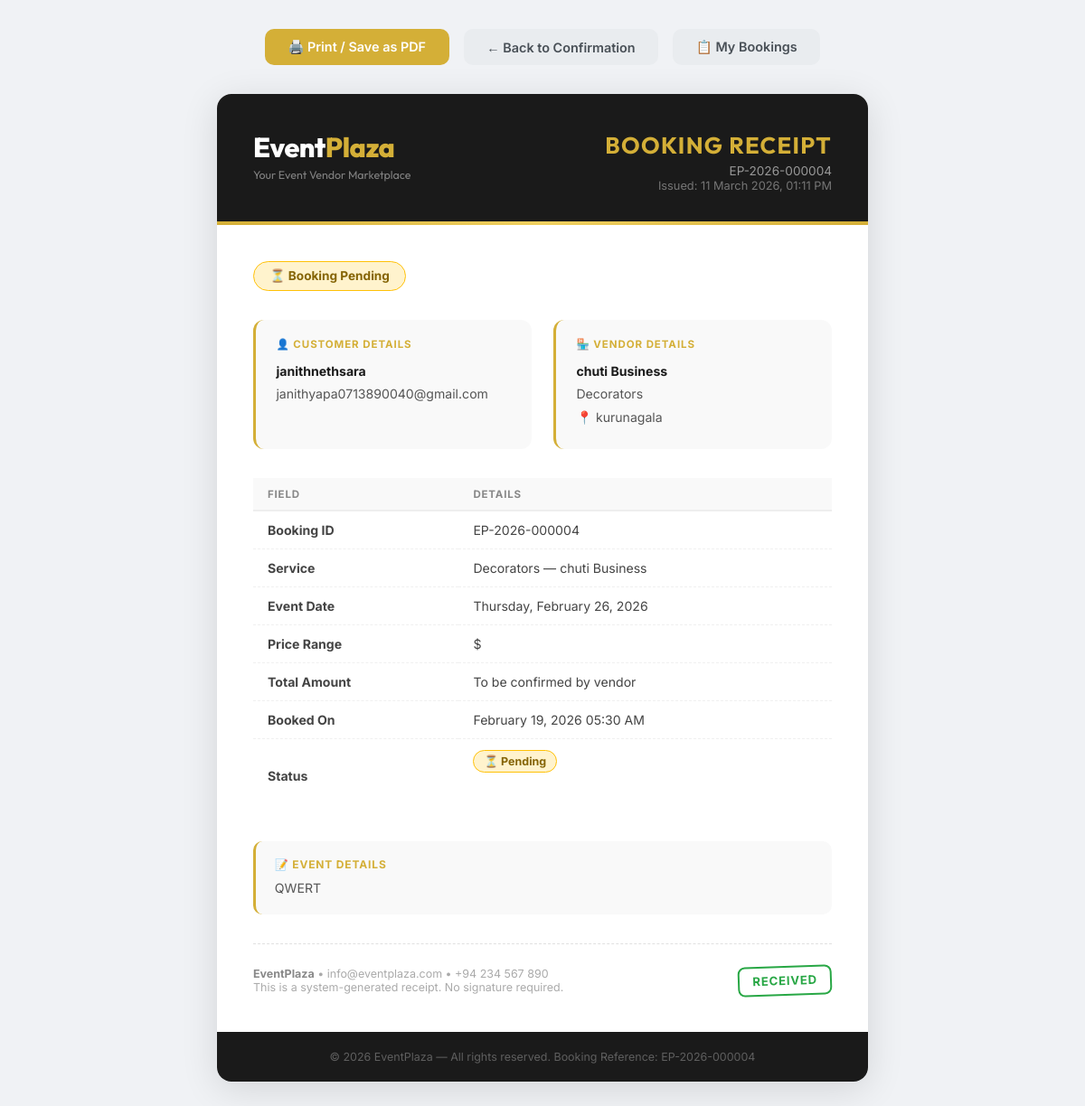
/receipt.php?booking_id=4 (signed in), run on the app's committed database.
### tables this page shows
CREATE TABLE `bookings` (
  `id` int(11) NOT NULL,
  `customer_id` int(11) NOT NULL,
  `vendor_id` int(11) NOT NULL,
  `event_date` date NOT NULL,
  `event_details` text DEFAULT NULL,
  `status` enum('pending','confirmed','completed','cancelled') DEFAULT 'pending',
  `total_price` decimal(10,2) DEFAULT NULL,
  `created_at` timestamp NOT NULL DEFAULT current_timestamp()
);

CREATE TABLE `users` (
  `id` int(11) NOT NULL,
  `username` varchar(50) NOT NULL,
  `email` varchar(100) NOT NULL,
  `password` varchar(255) NOT NULL,
  `role` enum('admin','vendor','customer') NOT NULL,
  `created_at` timestamp NOT NULL DEFAULT current_timestamp()
);

CREATE TABLE `vendors` (
  `id` int(11) NOT NULL,
  `user_id` int(11) NOT NULL,
  `category_id` int(11) NOT NULL,
  `business_name` varchar(100) NOT NULL,
  `description` text DEFAULT NULL,
  `price_range` varchar(50) DEFAULT NULL,
  `location` varchar(100) DEFAULT NULL,
  `profile_image` varchar(255) DEFAULT NULL,
  `is_verified` tinyint(1) DEFAULT 0,
  `availability_calendar` text DEFAULT NULL,
  `created_at` timestamp NOT NULL DEFAULT current_timestamp(),
  `phone` varchar(30) DEFAULT NULL,
  `website` varchar(255) DEFAULT NULL,
  `facebook` varchar(255) DEFAULT NULL,
  `instagram` varchar(255) DEFAULT NULL,
  `whatsapp` varchar(30) DEFAULT NULL,
  `years_exp` int(11) DEFAULT NULL,
  `events_done` int(11) DEFAULT NULL
);

CREATE TABLE `categories` (
  `id` int(11) NOT NULL,
  `name` varchar(100) NOT NULL,
  `image` varchar(255) DEFAULT NULL,
  `description` text DEFAULT NULL
);

### receipt.php (the view, shortened to what this page needs)
<?php
include 'includes/db.php';
$booking_id  = (int)$_GET['booking_id'];
$customer_id = (int)$_SESSION['user_id'];
$stmt = $pdo->prepare("
    SELECT b.*,
           v.business_name, v.location, v.price_range,
           c.name AS category_name,
           u.username AS customer_name, u.email AS customer_email
    FROM   bookings b
    JOIN   vendors   v ON b.vendor_id  = v.id
    JOIN   categories c ON v.category_id = c.id
    JOIN   users     u ON b.customer_id = u.id
    WHERE  b.id = ?
    AND   (b.customer_id = ? OR ? = 1)
");
$stmt->execute([$booking_id, $customer_id, (int)isAdmin()]);
$b = $stmt->fetch();
$receipt_no = 'EP-' . date('Y') . '-' . str_pad($booking_id, 6, '0', STR_PAD_LEFT);
$issued_on  = date('d F Y, h:i A');
?>
<!DOCTYPE html>
<html lang="en">
<head>
</head>
<body>
<div class="print-controls">
    <button onclick="window.print()" class="btn-print">
        🖨️ Print / Save as PDF
    </button>
    <a href="booking_confirm.php?booking_id=<?= $booking_id ?>" class="btn-back">
        ← Back to Confirmation
    </a>
    <a href="user/dashboard.php" class="btn-back">
        📋 My Bookings
    </a>
</div>
<div class="receipt">
    <div class="rcpt-header">
        <div class="rcpt-logo">
            Event<span>Plaza</span>
            <p>Your Event Vendor Marketplace</p>
        </div>
        <div class="rcpt-title-col">
            <div class="rcpt-title">Booking Receipt</div>
            <div class="rcpt-no"><?= $receipt_no ?></div>
            <div class="rcpt-date">Issued: <?= $issued_on ?></div>
        </div>
    </div>
    <div class="rcpt-divider"></div>
    <div class="rcpt-body">
        <?php
        $status_class = 'status-' . $b['status'];
        $status_icons = ['pending'=>'⏳','confirmed'=>'✅','completed'=>'🎉','cancelled'=>'❌'];
        $status_icon  = $status_icons[$b['status']] ?? '📋';
        ?>
        <div class="rcpt-status <?= $status_class ?>">
            <?= $status_icon ?> Booking <?= ucfirst($b['status']) ?>
        </div>
        <div class="rcpt-info-grid">
            <div class="rcpt-info-box">
                <h4>👤 Customer Details</h4>
                <p><strong><?= htmlspecialchars($b['customer_name']) ?></strong></p>
                <p><?= htmlspecialchars($b['customer_email']) ?></p>
            </div>
            <div class="rcpt-info-box">
                <h4>🏪 Vendor Details</h4>
                <p><strong><?= htmlspecialchars($b['business_name']) ?></strong></p>
                <p><?= htmlspecialchars($b['category_name']) ?></p>
                <?php if($b['location']): ?>
                <p>📍 <?= htmlspecialchars($b['location']) ?></p>
                <?php endif; ?>
            </div>
        </div>
        <table class="rcpt-table">
            <thead>
                <tr>
                    <th>Field</th>
                    <th>Details</th>
                </tr>
            </thead>
            <tbody>
                <tr>
                    <td><strong>Booking ID</strong></td>
                    <td><?= $receipt_no ?></td>
                </tr>
                <tr>
                    <td><strong>Service</strong></td>
                    <td><?= htmlspecialchars($b['category_name']) ?> — <?= htmlspecialchars($b['business_name']) ?></td>
                </tr>
                <tr>
                    <td><strong>Event Date</strong></td>
                    <td><?= date('l, F j, Y', strtotime($b['event_date'])) ?></td>
                </tr>
                <tr>
                    <td><strong>Price Range</strong></td>
                    <td><?= htmlspecialchars($b['price_range'] ?: 'To be discussed') ?></td>
                </tr>
                <tr>
                    <td><strong>Total Amount</strong></td>
                    <td><?= $b['total_price'] ? 'Rs. ' . number_format($b['total_price'], 2) : 'To be confirmed by vendor' ?></td>
                </tr>
                <tr>
                    <td><strong>Booked On</strong></td>
                    <td><?= date('F j, Y h:i A', strtotime($b['created_at'])) ?></td>
                </tr>
                <tr>
                    <td><strong>Status</strong></td>
                    <td><span class="rcpt-status <?= $status_class ?>" style="font-size:.78rem;padding:.25rem .7rem;"><?= $status_icon ?> <?= ucfirst($b['status']) ?></span></td>
                </tr>
            </tbody>
        </table>
        <?php if(!empty($b['event_details'])): ?>
        <div class="rcpt-event-box">
            <h4>📝 Event Details</h4>
            <p><?= nl2br(htmlspecialchars($b['event_details'])) ?></p>
        </div>
        <?php endif; ?>
        <div class="rcpt-footer">
            <div class="rcpt-footer-note">
                <strong>EventPlaza</strong> &bull; info@eventplaza.com &bull; +94 234 567 890<br>
                This is a system-generated receipt. No signature required.
            </div>
            <?php if($b['status'] !== 'cancelled'): ?>
            <div class="rcpt-stamp">Received</div>
            <?php else: ?>
            <div class="rcpt-stamp" style="border-color:#dc3545;color:#dc3545;">Cancelled</div>
            <?php endif; ?>
        </div>
    </div>
    <div class="rcpt-footer-bottom">
        &copy; <?= date('Y') ?> EventPlaza — All rights reserved. Booking Reference: <?= $receipt_no ?>
    </div>
</div>
</body>
</html>

### receipt.php (style rules this page uses)
* { margin:0; padding:0; box-sizing:border-box; }
body { font-family: 'Inter', sans-serif; background: #f0f2f5; color: #333; padding: 2rem; }
.print-controls { display: flex; gap: 1rem; justify-content: center; margin-bottom: 2rem; }
.print-controls button, .print-controls a { display: inline-flex; align-items: center; gap: .5rem; padding: .7rem 1.6rem; border-radius: 10px; font-size: .9rem; font-weight: 600; cursor: pointer; border: none; text-decoration: none; font-family: 'Inter', sans-serif; transition: all .2s; }
.btn-print { background: #D4AF37; color: #fff; }
.btn-back { background: #e9ecef; color: #495057; }
.receipt { max-width: 720px; margin: 0 auto; background: #fff; border-radius: 16px; box-shadow: 0 8px 40px rgba(0,0,0,0.12); overflow: hidden; }
.rcpt-header { background: #1A1A1A; padding: 2.5rem 2.5rem 2rem; display: flex; align-items: flex-start; justify-content: space-between; }
.rcpt-logo { font-family: 'Outfit', sans-serif; font-size: 1.9rem; font-weight: 800; color: #fff; letter-spacing: -0.5px; }
.rcpt-logo span { color: #D4AF37; }
.rcpt-logo p { font-size: .78rem; font-weight: 400; color: rgba(255,255,255,0.45); margin-top: .2rem; letter-spacing: 0; }
.rcpt-title-col { text-align: right; }
.rcpt-title { font-family: 'Outfit', sans-serif; font-size: 1.6rem; font-weight: 700; color: #D4AF37; text-transform: uppercase; letter-spacing: .05em; }
.rcpt-no { font-size: .85rem; color: rgba(255,255,255,0.55); margin-top: .2rem; }
.rcpt-date { font-size: .8rem; color: rgba(255,255,255,0.4); margin-top: .1rem; }
.rcpt-divider { height: 4px; background: linear-gradient(90deg, #D4AF37, #f0d060, #D4AF37); }
.rcpt-body { padding: 2.5rem; }
.rcpt-status { display: inline-flex; align-items: center; gap: .5rem; padding: .45rem 1.1rem; border-radius: 100px; font-size: .85rem; font-weight: 700; margin-bottom: 2rem; }
.status-pending { background: #fff3cd; color: #856404; border: 1px solid #ffc107; }
.rcpt-info-grid { display: grid; grid-template-columns: 1fr 1fr; gap: 1.5rem; margin-bottom: 2rem; }
.rcpt-info-box { background: #f9f9f9; border-radius: 12px; padding: 1.25rem 1.4rem; border-left: 3px solid #D4AF37; }
.rcpt-info-box h4 { font-size: .72rem; font-weight: 700; text-transform: uppercase; letter-spacing: .08em; color: #D4AF37; margin-bottom: .75rem; }
.rcpt-info-box p { font-size: .88rem; color: #555; margin-bottom: .3rem; line-height: 1.5; }
.rcpt-info-box strong { color: #1A1A1A; }
.rcpt-table { width: 100%; border-collapse: collapse; margin-bottom: 2rem; }
.rcpt-table th { text-align: left; padding: .65rem 1rem; font-size: .72rem; font-weight: 700; text-transform: uppercase; letter-spacing: .07em; color: #888; background: #f9f9f9; border-bottom: 2px solid #eee; }
.rcpt-table td { padding: .75rem 1rem; font-size: .88rem; color: #444; border-bottom: 1px dashed #f0f0f0; }
.rcpt-table tr:last-child td { border-bottom: none; }
.rcpt-event-box { background: #f9f9f9; border-radius: 10px; padding: 1.1rem 1.3rem; margin-bottom: 2rem; border-left: 3px solid #D4AF37; }
.rcpt-event-box h4 { font-size: .75rem; text-transform: uppercase; letter-spacing: .07em; color: #D4AF37; font-weight:700; margin-bottom:.5rem; }
.rcpt-event-box p { font-size: .88rem; color: #555; line-height: 1.6; }
.rcpt-footer { border-top: 1px dashed #e0e0e0; padding-top: 1.5rem; display: flex; align-items: center; justify-content: space-between; gap: 1rem; flex-wrap: wrap; }
.rcpt-footer-note { font-size: .78rem; color: #aaa; }
.rcpt-footer-note strong { color: #888; }
.rcpt-stamp { border: 2px solid #28a745; border-radius: 8px; padding: .4rem .9rem; color: #28a745; font-weight: 700; font-size: .82rem; text-transform: uppercase; letter-spacing: .06em; transform: rotate(-2deg); display: inline-block; }
.rcpt-footer-bottom { background: #1A1A1A; padding: 1.25rem 2.5rem; text-align: center; font-size: .78rem; color: rgba(255,255,255,0.3); }

### data on the page
bookings: status "⏳", status "Pending", customer.username "janithnethsara", customer.email "janithyapa0713890040@gmail.com", vendor.business_name "chuti Business", categories.name "Decorators", vendor.location "kurunagala", event_date "Thursday, February 26, 2026", vendor.price_range "$", created_at "February 19, 2026 05:30 AM", event_details "QWERT"

### other printed values
$receipt_no "EP-2026-000004"
